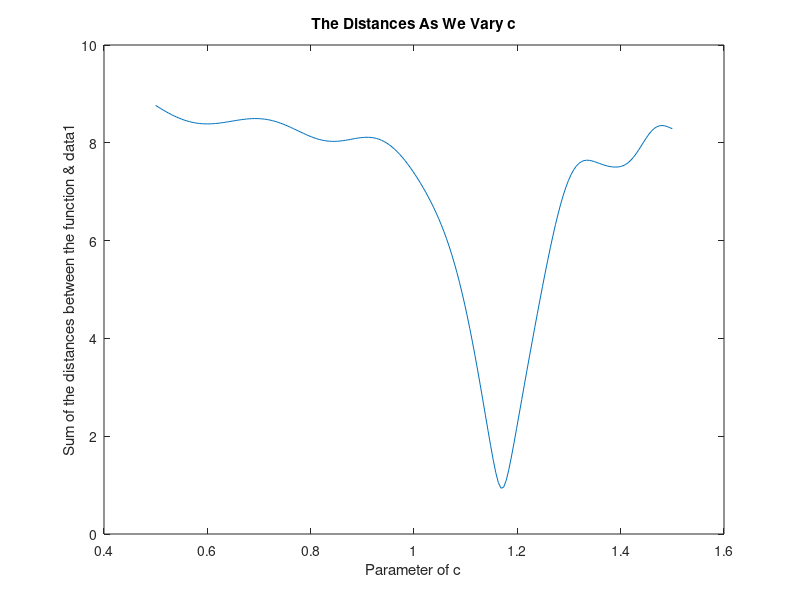

Reproduce this figure in MATLAB.


clear all 
close all  
load data2.txt
x=data2(:,1); 
y=data2(:,2); 
c=linspace(0.5,1.5,200); %vector from 0 to 1 using 200 points 
dd=zeros(1,200); 
for i=1:1:length(c) %plugs in i for the values from 1 to 200 
 f=cos(2*exp(c(i)*x)); 
 dd(i)=norm(f-y); %sum of the distance between the points of the vectors 
end 
% 
plot(c,dd) 
xlabel('Parameter of c') 
ylabel('Sum of the distances between the function & data1') 
title('The Distances As We Vary c') 

%